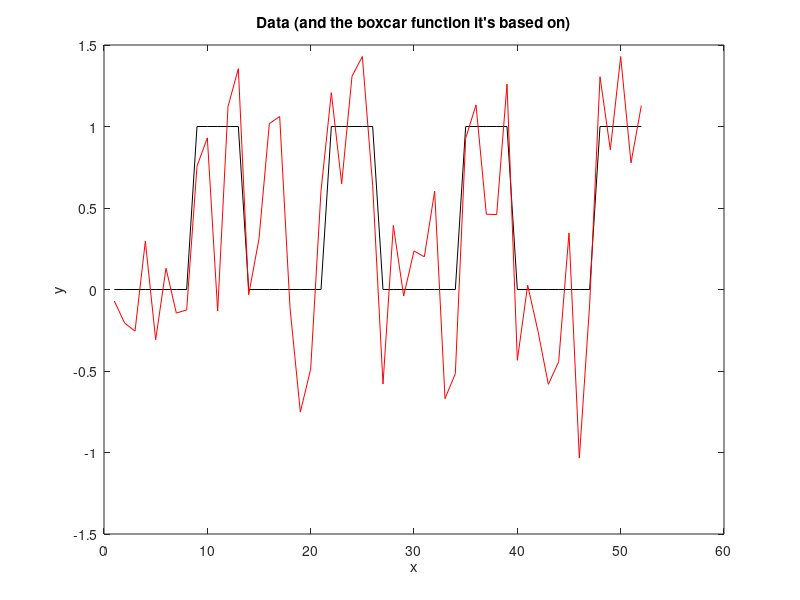

MATLAB code for this plot: (Note: this script raises an error after producing the figure.)
% Test impact of regressors and scaling on beta estimation.
%
% Requires glm.m and t2p.m (from Rik Henson), and SPM
%
% Jonathan Peelle
% First version: March 2018


close all
clear all


noiseScale = 0.5;

badScans = [20];


%% generate data

% (This could be random data but I'm just adding noise to a simple function
% so that it looks sort of like a block design fMRI study...)

boxCar = repmat([zeros(8,1); ones(5,1)], 4, 1);
Y = boxCar + noiseScale*randn(length(boxCar),1)
t = 1:length(Y);

figure
plot(t, boxCar, 'k-');
hold on
plot(t, Y, 'r-');
xlabel('x')
ylabel('y')
title('Data (and the boxcar function it''s based on)')


%% generate models X{1} = model 1, titleText{1} = title for model 1...

%---- model 1

X{1} = ones(length(boxCar), 2);
X{1}(:,1) = boxCar;

% Fit GLM
[t,F,p,R2,B] = glm(X{1}, Y, [1 0], 0);
Yhat = X{1}*B;
resids = Y - Yhat;

titleText{1} = sprintf('Model 1: predictor of interest (beta1 = %.3f, resids = %.3f)', B(1), mean(resids));



%---- model 2: model out some weird scans

X{2} = ones(length(boxCar), 3);
X{2}(:,1) = boxCar;
X{2}(:,2) = 0;
X{2}(badScans,2) = 1;

% Fit GLM
[t,F,p,R2,B] = glm(X{2}, Y, [1 0 0], 0);
Yhat = X{2}*B;
resids = Y - Yhat;

titleText{2} = sprintf('Model 2: badScans (beta1 = %.3f, resids = %.3f)', B(1), mean(resids));



%---- model 3: model out some weird scans, but not with 0/1

X{3} = X{2};
X{3}(:,2) = X{3}(:,2) + 1;

% Fit GLM
[t,F,p,R2,B] = glm(X{2}, Y, [1 0 0], 0);
Yhat = X{3}*B;
resids = Y - Yhat;

titleText{3} = sprintf('Model 3: badScans (non binary) (beta1 = %.3f, resids = %.3f)', B(1), mean(resids));



%---- model 4: same model, but add noise to the weird time point

YY = Y;
YY(badScans) = 1000000;

X{4} = X{2};

% Fit GLM
[t,F,p,R2,B] = glm(X{2}, Y, [1 0 0], 0);
Yhat = X{4}*B;
resids = Y - Yhat;

titleText{4} = sprintf('Model 4: same model, spike data (beta1 = %.3f, resids = %.3f)', B(1), mean(resids));







%% Plot all the models

figure
for mInd = 1:length(X)
   subplot(1, length(X), mInd);
   imagesc(X{mInd});
   title(titleText{mInd});
    colormap bone
    
    
end






